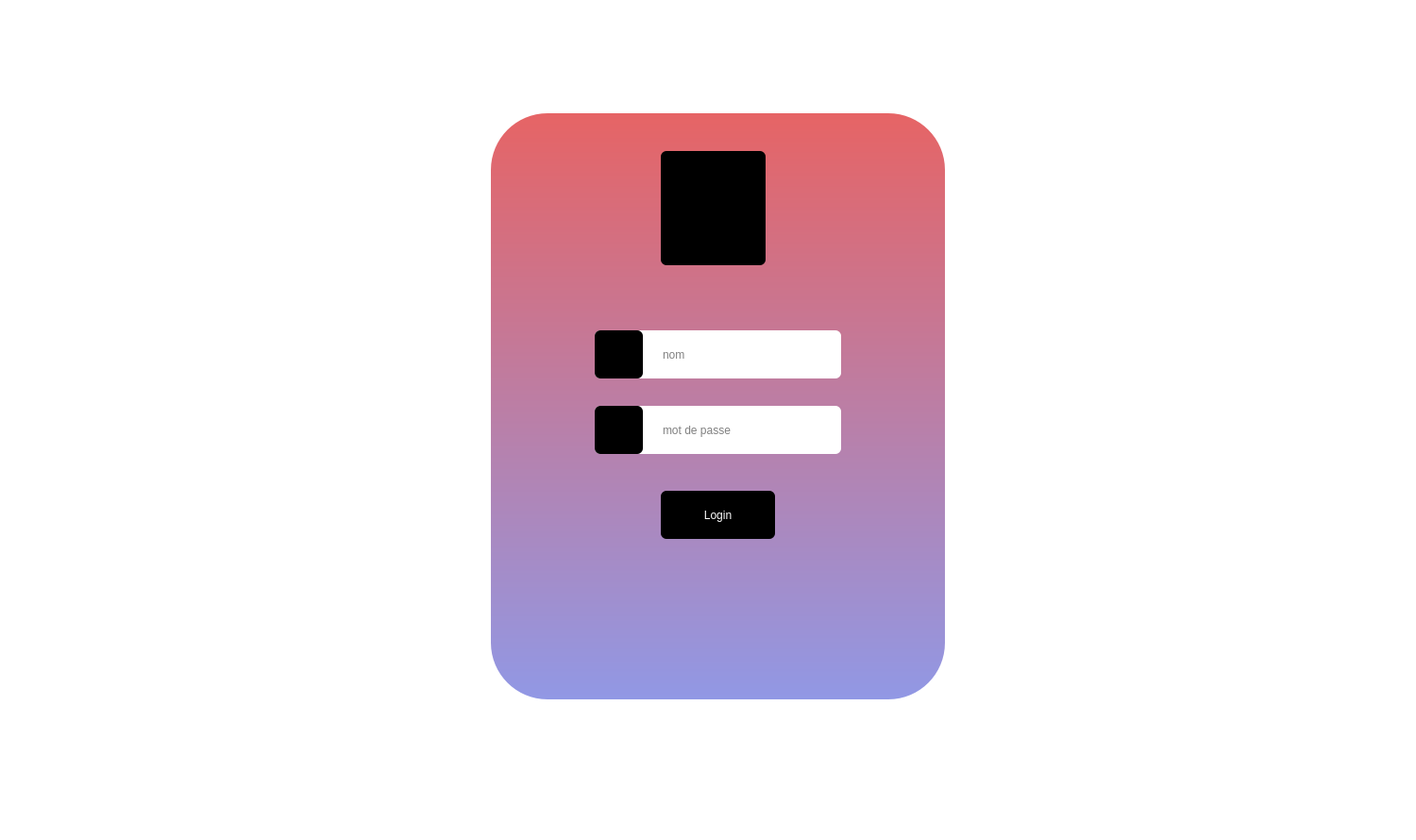
<?xml version="1.0" encoding="UTF-8"?>
<ui version="4.0">
 <class>MainWindow</class>
 <widget class="QMainWindow" name="MainWindow">
  <property name="geometry">
   <rect>
    <x>0</x>
    <y>0</y>
    <width>1500</width>
    <height>890</height>
   </rect>
  </property>
  <property name="windowTitle">
   <string>MainWindow</string>
  </property>
  <property name="styleSheet">
   <string notr="true">QWidget{
background-color:rgb(255, 255, 255)
}



#widget{

background-color: QLinearGradient(x1: 0,y1: 0,x2: 0,y2: 1,stop: 0 #e66465, stop:1 #9198e5);
border-radius:60px;

}

QLineEdit{
border-radius:6px;
}

#login{
	border-radius:6px;
	background-color: rgb(0, 0, 0);
   color :rgb(255, 255, 255);
	font: 75 11pt &quot;MS Shell Dlg 2&quot;;
}

#login:pressed{
	border-radius:6px;
	background-color: rgb(124, 0, 93);
}

QPushButton {
border-radius:6px;
	background-color: rgb(0, 0, 0);
}

QLineEdit{
	font: 12pt &quot;MV Boli&quot;;
	background-color: rgb(255, 255, 255);
}
QLabel
{
background-color: transparent;
	font: 75 9pt &quot;MS Shell Dlg 2&quot;;
	text-decoration: underline;

}</string>
  </property>
  <widget class="QWidget" name="centralwidget">
   <widget class="QWidget" name="widget" native="true">
    <property name="geometry">
     <rect>
      <x>520</x>
      <y>120</y>
      <width>481</width>
      <height>621</height>
     </rect>
    </property>
    <widget class="QLineEdit" name="lineEdit">
     <property name="geometry">
      <rect>
       <x>110</x>
       <y>230</y>
       <width>261</width>
       <height>51</height>
      </rect>
     </property>
    </widget>
    <widget class="QLineEdit" name="lineEdit_2">
     <property name="geometry">
      <rect>
       <x>110</x>
       <y>310</y>
       <width>261</width>
       <height>51</height>
      </rect>
     </property>
    </widget>
    <widget class="QPushButton" name="login">
     <property name="geometry">
      <rect>
       <x>180</x>
       <y>400</y>
       <width>121</width>
       <height>51</height>
      </rect>
     </property>
     <property name="text">
      <string>Login</string>
     </property>
    </widget>
    <widget class="QPushButton" name="user">
     <property name="geometry">
      <rect>
       <x>180</x>
       <y>40</y>
       <width>111</width>
       <height>121</height>
      </rect>
     </property>
     <property name="autoFillBackground">
      <bool>false</bool>
     </property>
     <property name="text">
      <string/>
     </property>
     <property name="icon">
      <iconset resource="style.qrc">
       <normaloff>:/new/prefix1/login.png</normaloff>:/new/prefix1/login.png</iconset>
     </property>
     <property name="iconSize">
      <size>
       <width>150</width>
       <height>150</height>
      </size>
     </property>
    </widget>
    <widget class="QPushButton" name="pushButton">
     <property name="geometry">
      <rect>
       <x>110</x>
       <y>230</y>
       <width>51</width>
       <height>51</height>
      </rect>
     </property>
     <property name="text">
      <string/>
     </property>
     <property name="icon">
      <iconset resource="style.qrc">
       <normaloff>:/new/prefix1/user.png</normaloff>:/new/prefix1/user.png</iconset>
     </property>
     <property name="iconSize">
      <size>
       <width>50</width>
       <height>50</height>
      </size>
     </property>
    </widget>
    <widget class="QPushButton" name="pushButton_2">
     <property name="geometry">
      <rect>
       <x>110</x>
       <y>310</y>
       <width>51</width>
       <height>51</height>
      </rect>
     </property>
     <property name="text">
      <string/>
     </property>
     <property name="icon">
      <iconset resource="style.qrc">
       <normaloff>:/new/prefix1/pass.png</normaloff>:/new/prefix1/pass.png</iconset>
     </property>
     <property name="iconSize">
      <size>
       <width>50</width>
       <height>50</height>
      </size>
     </property>
    </widget>
    <widget class="QLineEdit" name="lineEdit_nom">
     <property name="geometry">
      <rect>
       <x>180</x>
       <y>240</y>
       <width>141</width>
       <height>31</height>
      </rect>
     </property>
     <property name="text">
      <string/>
     </property>
     <property name="placeholderText">
      <string>nom</string>
     </property>
    </widget>
    <widget class="QLineEdit" name="lineEdit_mdp">
     <property name="geometry">
      <rect>
       <x>180</x>
       <y>320</y>
       <width>131</width>
       <height>31</height>
      </rect>
     </property>
     <property name="placeholderText">
      <string>mot de passe</string>
     </property>
    </widget>
   </widget>
  </widget>
 </widget>
 <resources>
  <include location="style.qrc"/>
 </resources>
 <connections/>
</ui>
